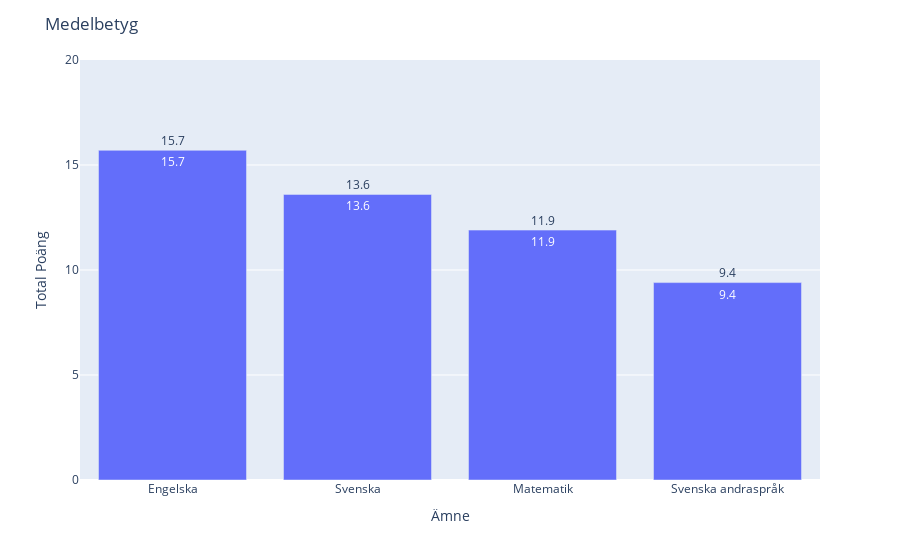

Source (notebook cell):
### Code cell
import plotly.express as px

eng_score = dfR1_eng["Totalt (Poäng)"][0]
mat_score = dfR1_mat["Totalt (Poäng)"][0]
sve_score = dfR1_sve["Totalt (Poäng)"][0]
sve_andra_score = dfR1_sve_and["Totalt (Poäng)"][0]

scores_df = pd.DataFrame({
    "Subject": ["Engelska", "Matematik", "Svenska", "Svenska andraspråk"],
    "Totalt Poäng": [eng_score, mat_score, sve_score, sve_andra_score]
})

scores_df_sorted = scores_df.sort_values(by="Totalt Poäng", ascending=False)

#Copy pasta

fig = px.bar(scores_df_sorted, x="Subject",
             y="Totalt Poäng", text="Totalt Poäng")


fig.update_layout(
    title_text="Medelbetyg",
    xaxis_title="Ämne",
    yaxis_title="Total Poäng",
    yaxis=dict(range=[0, 20])  
)

for i, value in enumerate(scores_df_sorted["Totalt Poäng"]):
    fig.add_annotation(x=i, y=value, text=str(
        value), showarrow=False, yshift=10)


fig.write_image("Visualiseringar/c)Average_grades.png", scale=3)
fig.show()

### Figure 1 — Plotly figure (JSON) as saved in the notebook; plotly's stock layout.template omitted (floating-point values rounded to 4 significant figures)
{"data": [{"alignmentgroup": "True", "hovertemplate": "Subject=%{x}<br>Totalt Poäng=%{text}<extra></extra>", "legendgroup": "", "marker": {"color": "#636efa", "pattern": {"shape": ""}}, "name": "", "offsetgroup": "", "orientation": "v", "showlegend": false, "text": [15.7, 13.6, 11.9, 9.4], "textposition": "auto", "type": "bar", "x": ["Engelska", "Svenska", "Matematik", "Svenska andraspråk"], "xaxis": "x", "y": [15.7, 13.6, 11.9, 9.4], "yaxis": "y"}], "layout": {"annotations": [{"showarrow": false, "text": "15.7", "x": 0, "y": 15.7, "yshift": 10}, {"showarrow": false, "text": "13.6", "x": 1, "y": 13.6, "yshift": 10}, {"showarrow": false, "text": "11.9", "x": 2, "y": 11.9, "yshift": 10}, {"showarrow": false, "text": "9.4", "x": 3, "y": 9.4, "yshift": 10}], "barmode": "relative", "legend": {"tracegroupgap": 0}, "margin": {"t": 60}, "title": {"text": "Medelbetyg"}, "xaxis": {"anchor": "y", "domain": [0, 1], "title": {"text": "Ämne"}}, "yaxis": {"anchor": "x", "domain": [0, 1], "range": [0, 20], "title": {"text": "Total Poäng"}}}}
